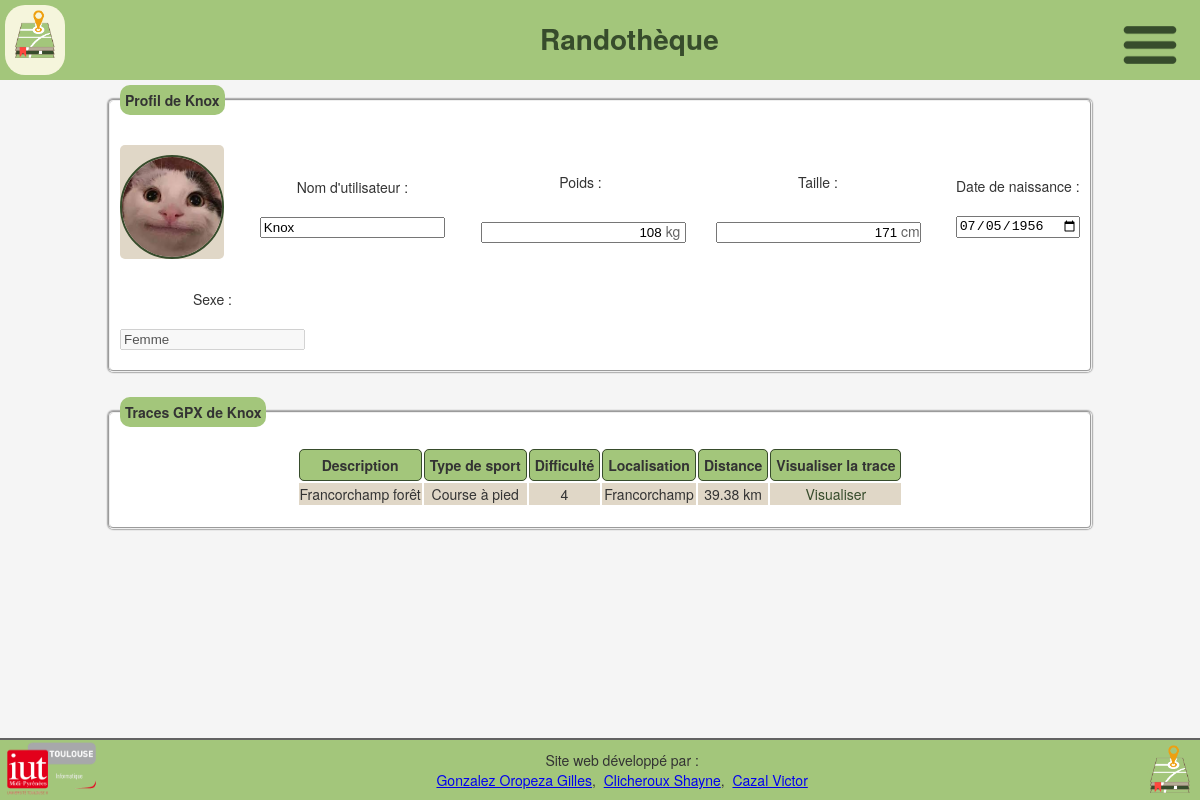
The app's page /profil.php?id_util=2 (signed in) with its own data.
### tables this page shows
CREATE TABLE IF NOT EXISTS `utilisateur` (
  `Id_Utilisateur` int(11) NOT NULL AUTO_INCREMENT,
  `Mail` varchar(50) NOT NULL,
  `Nom_d_utilisateur` varchar(50) NOT NULL,
  `Mot_de_passe` varchar(50) NOT NULL,
  `Poids` int(11) DEFAULT NULL,
  `Taille` int(11) DEFAULT NULL,
  `Sexe` char(1) DEFAULT NULL,
  `DateN` varchar(50) DEFAULT NULL,
  PRIMARY KEY (`Id_Utilisateur`),
  UNIQUE KEY `Nom_d_utilisateur` (`Nom_d_utilisateur`),
  UNIQUE KEY `Mail` (`Mail`)
);

CREATE TABLE IF NOT EXISTS `fichier_gpx` (
  `Id_Fichier_GPX` int(11) NOT NULL AUTO_INCREMENT,
  `Nom` varchar(50) DEFAULT NULL,
  `Description` mediumtext,
  `Type_de_sport` varchar(50) DEFAULT NULL,
  `Difficulte` tinyint(4) DEFAULT NULL,
  `Localisation` varchar(50) DEFAULT NULL,
  `Id_Utilisateur` int(11) NOT NULL,
  `Distance` float DEFAULT NULL,
  PRIMARY KEY (`Id_Fichier_GPX`),
  KEY `Id_Utilisateur` (`Id_Utilisateur`)
);

### public_html/profil.php (the view, shortened to what this page needs)
<?php
require 'php/connexiondb.php';
$reqUsername = $linkpdo->prepare('SELECT * FROM utilisateur
WHERE Id_Utilisateur = :id_util');
$reqUsername->execute(array('id_util'=>$_GET['id_util']));
if($data = $reqUsername->fetch()) {
	$userName = $data['Nom_d_utilisateur'];
	$poids = $data['Poids'];
	$taille = $data['Taille'];
	$dateN = date("Y-m-d", $data['DateN']);
	$sexe = $data['Sexe'];
} else {
	header("Location: profil.php?id_util=".$_SESSION['id_util']."&err=null_profile");
}
?>
<!DOCTYPE html>
<html lang="fr">
<?php
	include 'php/balise_head.php';
	echo "<body>";
	include 'php/head.php';
?>
	<fieldset class="main">
		<legend class="title">Profil de <?php echo $userName; ?></legend>
		<form method="post" action="profil.php?id_util=<?php echo $_SESSION['id_util']; ?> ">
			<div id="contenuProfil">
				<div class="col im">
				<?php
					if(file_exists("images/avatars/".$_GET['id_util'].".jpg")) {
						echo "<img src=\"images/avatars/".$_GET['id_util'].".jpg\" alt=\"Avatar de ".$userName."\" height=\"100\">";
					} else {
						echo "<img src=\"images/avatars/default.jpg\" alt=\"Avatar de ".$userName."\" height=\"100\">";
					}
				?>
				</div>
				<div class="col">
					<label for="username">Nom d'utilisateur :</label>
					<input type="text" id="username" name="username" value="<?php echo $userName; ?>"/>
				</div>
				<div class="col">
					<label for="poids">Poids :</label>
					<div><input type="text" style="padding-right:22px; text-align:right;" id="poids" name="poids" value="<?php echo $poids; ?>"/><span style="margin-left:-20px;color: rgb(100, 100, 100);">kg</span></div>
				</div>
				<div class="col">
					<label for="taille">Taille :</label>
					<div><input type="text" style="padding-right:22px; text-align:right;" id="taille" name="taille" value="<?php echo $taille; ?>"/><span style="margin-left:-20px;color: rgb(100, 100, 100);">cm</span></div>
				</div>
				<div class="col">
					<label for="dateN">Date de naissance :</label>
					<input type="date" id="dateN" name="dateN" value="<?php echo $dateN; ?>"/>
				</div>
				<div class="col">
					<label for="Sexe">Sexe :</label>
					<input type="text" id="Sexe" name="Sexe" disabled="disabled" value="<?php
						if($sexe == 'F') {
							echo "Femme";
						} else if ($sexe == 'M') {
							echo "Homme";
						} else {
							echo "Non renseigné / Autre";
					}?>"/>
				</div>
			</div>
		</form>
	</fieldset>
	<?php
		$reqFichierGpx = $linkpdo->prepare('SELECT * FROM fichier_gpx WHERE Id_Utilisateur = :id_util');
		$reqFichierGpx->execute(array('id_util'=>$_GET['id_util']));
	?>
	<fieldset class="main">
		<legend class="title">Traces GPX de <?php echo $userName; ?></legend>
		<div id="tracks">
			<?php
				if(!$fichierGpx = $reqFichierGpx->fetchAll()) {
			?>
			<img src="images/notfound.png" alt="Aucune trace trouvée" height="100">
			<p id="notfound">Aucune trace importée pour l'instant</p>
			<?php
				} else {
					echo "<table class=\"gpx_table\">";
					echo "<tr><th>Description</th><th>Type de sport</th><th>Difficulté</th><th>Localisation</th><th>Distance</th><th>Visualiser la trace</th></tr>";
					foreach($fichierGpx as $gpx) {
						echo "<tr><td>".$gpx['Description']."</td><td>".$gpx['Type_de_sport']."</td><td>".$gpx['Difficulte']."</td><td>".$gpx['Localisation']."</td><td>".round($gpx['Distance'], 2)." km</td><td><a href=\"visualisation.php?id_gpx=".$gpx['Id_Fichier_GPX']."\">Visualiser</a></td></tr>";
					}
					echo "</table>";
				}
				?>
		</div>
	</fieldset>
</body>
<?php
	include 'php/footer.php';
?>
</html>

### public_html/css/profil.css (style rules this page uses)
.main { width: 80%; height: 100%; background-color: #fff; border-radius: 5px; box-shadow: 0 0 2px #000; padding: 10px; margin: 0 auto; margin-bottom: 25px; max-width: 80%; }
.title { display: flex; justify-content: space-between; margin-bottom: 10px; background-color: var(--vert-clair); border-radius: 10px; padding: 5px; font-weight: bold; }
#contenuProfil { display: flex; flex-wrap: wrap; justify-content: space-between; }
#contenuProfil * { margin-top: 10px; }
.col { display: flex; flex-direction: column; justify-content: center; align-items: center; margin-bottom: 10px; }
.col label { margin-bottom : 10px; }
.im { background-color : var(--beige-clair); border-radius: 5px; }
.col img { width: 100px; height: 100px; border-radius: 50%; border: var(--vert-fonce) solid 2px; }
#tracks { display: flex; flex-direction: column; justify-content: center; align-items: center; margin-bottom: 10px; }
th { text-align: center; padding: 5px; background-color: var(--vert-clair); border-radius: 5px; border: 1px solid var(--vert-fonce); }
tr { text-align: center; padding: 5px; background-color: var(--beige-clair); border-radius: 5px; border: 1px solid var(--vert-fonce); }

### public_html/css/common.css (style rules this page uses)
:root { --gris-tres-clair: #f0f0f0; --vert-tres-clair: #e4eed8; --vert-clair: #a3c67b; --vert-fonce: #374c2c; --rouge-fonce: #b80000; --rouge-clair: #d08888; --beige: #B6AC96; --beige-clair: #E0D7C7; --border-color: rgb(98, 98, 98); }
body { background-color: #f5f5f5; color: #333; font-family: "Helvetica Neue", Helvetica, Arial, sans-serif; font-size: 14px; line-height: 1.42857143; margin: 0; -webkit-font-smoothing: antialiased; -webkit-text-size-adjust: none; padding: 85px 0 60px 0; min-height: 100%; }
td a { color: var(--vert-fonce); text-decoration: none; }

### records on screen
utilisateur: Nom_d_utilisateur "Knox", username "Knox", poids "108", taille "171", dateN "07/05/1956", Sexe "Femme"
fichier_gpx: Description "Francorchamp forêt", Type_de_sport "Course à pied", Difficulte "4", Localisation "Francorchamp", Distance "39.38"
